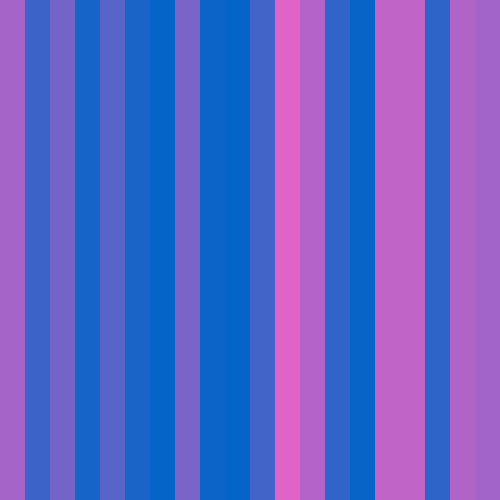
Frame 1 (no input)
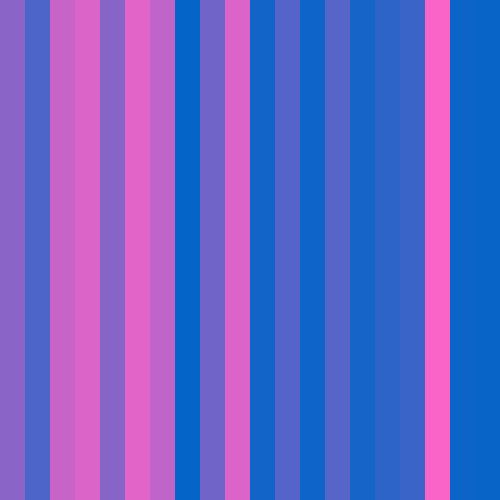
Frame 60 (the mouse pressed at the canvas centre just before this capture)
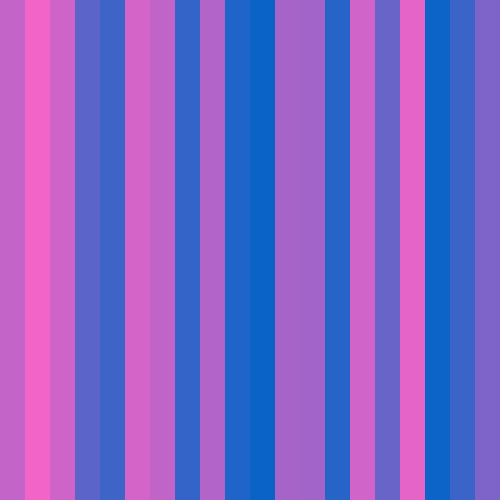
Frame 120 (the mouse held since frame 60 and released just before this capture)

The Processing sketch that drew these frames (run headless with seeded random() and noise(); from frame 60 on, the mouse is pressed at the canvas centre):

// Processing sketch: nested_for_loop
// ── nested_for_loop.pde
int sizeSquare = 25;

void setup() {
  size(500, 500);
  noStroke();
 // noLoop();
}


void draw() {
  background(255);
  
         for (int xPos = 0; xPos < width; xPos += sizeSquare) {

      color ranR = int( random(255) );
      color ranG = int( random(255) );
      color ranB = int( random(255) );
       fill( ranR, 100, 200 );
        for (int yPos = 0; yPos < height; yPos += sizeSquare) {

     
// fill( ranR );
      rect (xPos, yPos, sizeSquare, sizeSquare);
    }
  }
}
